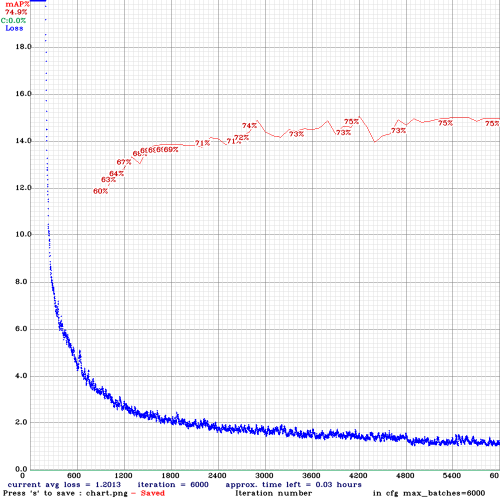
#> input picture chart.png, 1000 x 1000 px, found by its file name (shown at 1/2 size)
$ jupyter execute train.ipynb   (shell and % lines are left out)
#> lines starting #> are read from the running program, lines starting #| are printed output that depends on the picture
# 1) Mount your drive and navigate to the “yolov4” folder in your drive

### Mount drive

[cell 1]
%cd ..
from google.colab import drive
drive.mount('/content/gdrive')

### Link your folder

### Navigate to /mydrive/yolov4 folder

[cell 2]
%cd /mydrive/yolov4

# 2) Clone Darknet git repository
 Clone the Darknet git repository in the yolov4 folder on your drive.

# 3) Create & upload the following files which we need for training a custom detector

##### 3(a) Create and upload the labeled custom dataset “obj.zip” file to the “yolov4” folder on your drive.

> Put all the input image “.jpg” files and their corresponding YOLO format labeled “.txt” files in a folder named obj.

> Create its zip file obj.zip and upload it to the yolov4 folder on your drive.

##### 3(b)  Custom cfg file

> Create your custom config file and upload it to the ‘yolov4’ folder on your drive.

> Download the yolov4-tiny-custom.cfg file from darknet/cfg directory, make changes to it, and upload it to the yolov4/data folder on your drive.

> Make the following changes in the custom config file:

>> change line batch to batch=64.

>> change line subdivisions to subdivisions=16.

>> set network size width=416 height=416 or any value multiple of 32
change line max_batches to (classes*2000 but not less than the number of training images and not less than 6000), f.e. max_batches=6000 if you train for 3 classes.

>> change line steps to 80% and 90% of max_batches, f.e. steps=4800,5400

##### 3(c) obj.data and obj.names files

Create your “obj.data” and “obj.names” files and upload them to your drive.
> obj.data file has :
>> classes = 3

>> train = data/train.txt

>> valid = data/test.txt

>> names = data/obj.names

>> backup = /mydrive/yolov4/training

> obj.names file has:

>> Mask

>> No Mask

>> People

##### 3(d) Process.py file (to create train.txt and test.txt files for training).
> Upload the <process.py> script file to the yolov4 folder on your drive.

> This process.py script creates the files train.txt & test.txt where the train.txt file has paths to 90% of the images and test.txt has paths to 10% of the images

> **IMPORTANT: The “process.py” script has only the “.jpg” format written in it, so other formats such as “.png”,“.jpeg”, or even “.JPG”(in capitals) won’t be recognized. If you are using any other format, make changes in the process.py script accordingly.

#4) Make changes in the makefile to enable OPENCV and GPU.
## (Also set CUDNN, CUDNN_HALF, and LIBSO to 1)

[cell 3]
%cd darknet/

# 5) Run make command to build darknet

# This step is optional.
This will delete the cfg folder & re-create it as we only need only one file as yolov4-custom.cfg

[cell 4]
%cd data/
%cd ..

# 6(a) Unzip the obj.zip dataset and its contents so that they are now in /darknet/data/ folder

# 6(b) Copy your yolov4-tiny-custom.cfg file so that it is now in /darknet/cfg/ folder

# 6(c) Copy the obj.names and obj.data files so that they are now in /darknet/data/ folder

# 6(d) Copy the process.py file into the current darknet directory

# (7) Run the process.py python script to create the train.txt & test.txt files inside the data folder
The current working directory is /mydrive/yolov4/darknet

###  List the contents of the data folder to check if the train.txt and test.txt files have been created.

# (8) Download the pre-trained YOLOv4 weights
Here we use transfer learning. Instead of training a model from scratch, we use pre-trained YOLOv4 weights which have been trained up to 137 convolutional layers. Run the following command to download the YOLOv4-tiny pre-trained weights file.

[cell 5]
%cd ..

# (9) Training
### Train your custom detector
For best results, you should stop the training when the average loss is less than 0.05 if possible or at least constantly below 0.3, else train the model until the average loss does not show any significant change for a while.

# 10(a) Define helper function imShow

[cell 6]
import cv2
import matplotlib.pyplot as plt

def imShow(path):
#> called with path = 'chart.png'
  image = cv2.imread(path)
#> image is the input picture: shape (1000, 1000, 3); mean B, G, R 245.3, 242.4, 243
  height, width = image.shape[:2]
#> height = 1000; width = 1000
  resized_image = cv2.resize(image,(2*width, 2*height), interpolation = cv2.INTER_CUBIC)
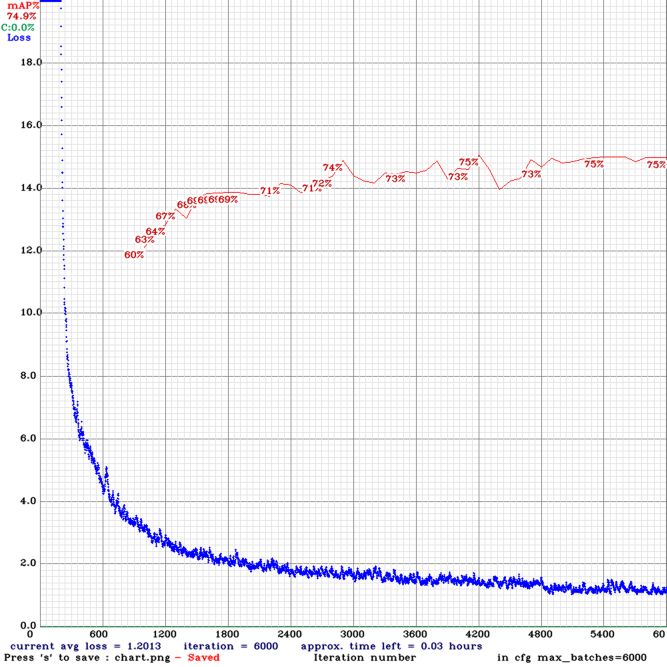
#> resized_image: shape (2000, 2000, 3) (shown at 1/3 size); mean B, G, R 244.4, 241.6, 242.2
  fig = plt.gcf()
  fig.set_size_inches(18, 10)
  # plt.axis(“off”)
  plt.imshow(cv2.cvtColor(resized_image, cv2.COLOR_BGR2RGB))
  plt.show()

# 10(b) Check the training chart

[cell 7]
imShow('chart.png')

# Check mAP (mean average precision)
You can check mAP for all the weights saved every 1000 iterations for eg:- yolov4-custom_4000.weights, yolov4-custom_5000.weights, yolov4-custom_6000.weights, and so on. This way you can find out which weights file gives you the best result. The higher the mAP the better it is.

# (11) Test your custom Object Detector
>### Make changes to your custom config file to set it to test mode.
>>> change line batch to batch = 1

>>> change line subdivisions to subdivisions = 1

#### You can do it either manually or by simply running the code below

[cell 8]
%cd cfg
%cd ..

# (12) Run detector on an image
>Upload an image to your google drive to test.

[cell 9]
imShow('predictions.jpg')
#> call 2 of imShow, with path = 'predictions.jpg'
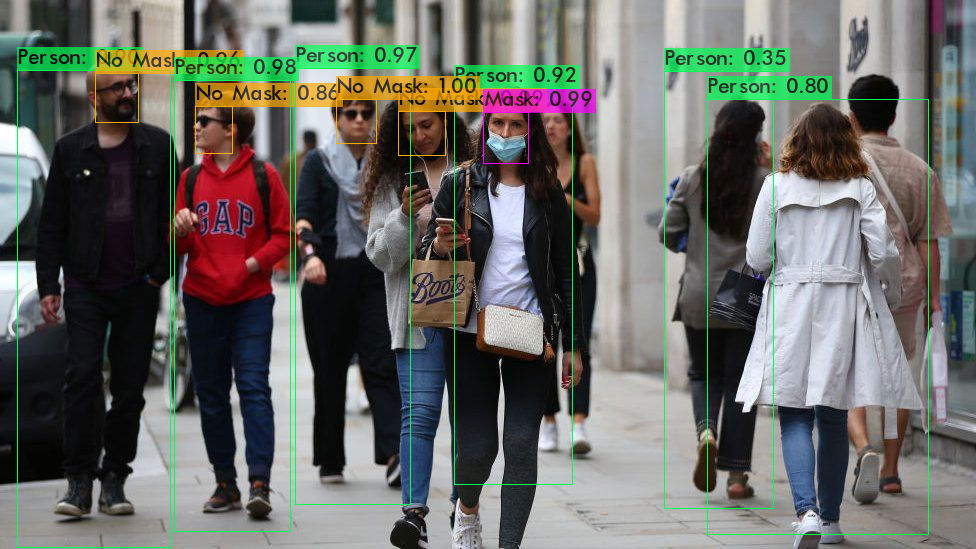
#> input picture mask_test_images/predictions.jpg, 976 x 549 px, found by its file name
#> in imShow, image is the input picture: shape (549, 976, 3); mean B, G, R 101.5, 106.9, 105.4

[cell 10]
imShow('predictions.jpg')
